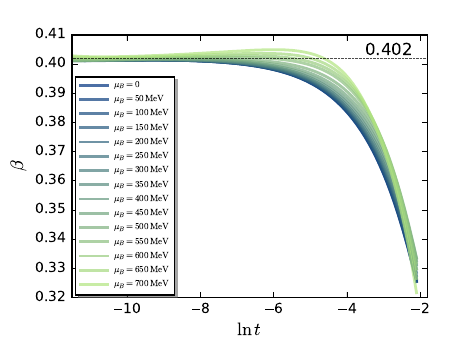

Reproduce this figure in Python.
#!/usr/bin/env python
# -*- coding: utf-8 -*-
# sphinx_gallery_thumbnail_number = 3

import matplotlib.pyplot as plt
import numpy as np
from matplotlib.ticker import NullFormatter  # useful for `logit` scale
import matplotlib.ticker as ticker
import matplotlib as mpl
from scipy.interpolate import make_interp_spline
from matplotlib.ticker import FuncFormatter
from mpl_toolkits import mplot3d
from mpl_toolkits.mplot3d import Axes3D 
import matplotlib.cm as cm 
from matplotlib.font_manager import FontProperties
import pylab as pl

mpl.style.use('classic')
# Data for plotting
mub0  =np.loadtxt('./mub0.dat')
mub50 =np.loadtxt('./mub50.dat')
mub100=np.loadtxt('./mub100.dat')
mub150=np.loadtxt('./mub150.dat')
mub200=np.loadtxt('./mub200.dat')
mub250=np.loadtxt('./mub250.dat')
mub300=np.loadtxt('./mub300.dat')
mub350=np.loadtxt('./mub350.dat')
mub400=np.loadtxt('./mub400.dat')
mub450=np.loadtxt('./mub450.dat')
mub500=np.loadtxt('./mub500.dat')
mub550=np.loadtxt('./mub550.dat')
mub600=np.loadtxt('./mub600.dat')
mub650=np.loadtxt('./mub650.dat')
mub700=np.loadtxt('./mub700.dat')

ps=np.arange(1, 2000, 10)
#print(mu)
# Create figure
fig=plt.figure(figsize=(4.5, 3.5))
#fig=plt.figure()
ax1=fig.add_subplot(111)
ax1.plot(mub0[:,0]  ,mub0[:,1],  color=[0.00,0.20,0.5],linewidth=2.,alpha=0.7,label=r'$ \mu_B=0$') 
ax1.plot(mub50[:,0] ,mub50[:,1], color=[0.05,0.25,0.5],linewidth=2.,alpha=0.7,label=r'$ \mu_B=50\,\mathrm{MeV} $') 
ax1.plot(mub100[:,0],mub100[:,1],color=[0.10,0.30,0.5],linewidth=2.,alpha=0.7,label=r'$ \mu_B=100\,\mathrm{MeV} $') 
ax1.plot(mub150[:,0],mub150[:,1],color=[0.15,0.35,0.5],linewidth=2.,alpha=0.7,label=r'$ \mu_B=150\,\mathrm{MeV} $') 
ax1.plot(mub200[:,0],mub200[:,1],color=[0.20,0.40,0.5],linewidth=2.,alpha=0.7,label=r'$ \mu_B=200\,\mathrm{MeV} $') 
ax1.plot(mub250[:,0],mub250[:,1],color=[0.25,0.45,0.5],linewidth=2.,alpha=0.7,label=r'$ \mu_B=250\,\mathrm{MeV} $') 
ax1.plot(mub300[:,0],mub300[:,1],color=[0.30,0.50,0.5],linewidth=2.,alpha=0.7,label=r'$ \mu_B=300\,\mathrm{MeV} $') 
ax1.plot(mub350[:,0],mub350[:,1],color=[0.35,0.55,0.5],linewidth=2.,alpha=0.7,label=r'$ \mu_B=350\,\mathrm{MeV} $') 
ax1.plot(mub400[:,0],mub400[:,1],color=[0.40,0.60,0.5],linewidth=2.,alpha=0.7,label=r'$ \mu_B=400\,\mathrm{MeV} $') 
ax1.plot(mub450[:,0],mub450[:,1],color=[0.45,0.65,0.5],linewidth=2.,alpha=0.7,label=r'$ \mu_B=450\,\mathrm{MeV} $') 
ax1.plot(mub500[:,0],mub500[:,1],color=[0.50,0.70,0.5],linewidth=2.,alpha=0.7,label=r'$ \mu_B=500\,\mathrm{MeV} $') 
ax1.plot(mub550[:,0],mub550[:,1],color=[0.55,0.75,0.5],linewidth=2.,alpha=0.7,label=r'$ \mu_B=550\,\mathrm{MeV} $') 
ax1.plot(mub600[:,0],mub600[:,1],color=[0.60,0.80,0.5],linewidth=2.,alpha=0.7,label=r'$ \mu_B=600\,\mathrm{MeV} $') 
ax1.plot(mub650[:,0],mub650[:,1],color=[0.65,0.85,0.5],linewidth=2.,alpha=0.7,label=r'$ \mu_B=650\,\mathrm{MeV} $') 
ax1.plot(mub700[:,0],mub700[:,1],color=[0.70,0.90,0.5],linewidth=2.,alpha=0.7,label=r'$ \mu_B=700\,\mathrm{MeV} $') 

ax1.plot([-13,10],[0.402,0.402],color='k',dashes=[0.5,0.5],linewidth=1.,alpha=0.7) 

ax1.set_ylabel(r'$\beta$', fontsize=13, color='black')
ax1.set_xlabel(r'$\mathrm{ln}\,t$', fontsize=13, color='black')
ax1.legend(loc=(0.01,0.01),fontsize='6.5',frameon=True,shadow=True,handlelength=3.,borderpad=0.5,borderaxespad=1,numpoints=1,scatterpoints=1)
ax1.axis([-11.5,-1.8,0.32,0.41])
ax1.text(-3.5, 0.403, r'0.402', fontsize=12, color='k')
for label in ax1.xaxis.get_ticklabels():
    label.set_fontsize(10)
for label in ax1.yaxis.get_ticklabels():
    label.set_fontsize(10)

fig.subplots_adjust(top=0.9, bottom=0.15, left=0.16, right=0.95, hspace=0.33,wspace=0.2)

fig.savefig("./Tscaling.pdf")


